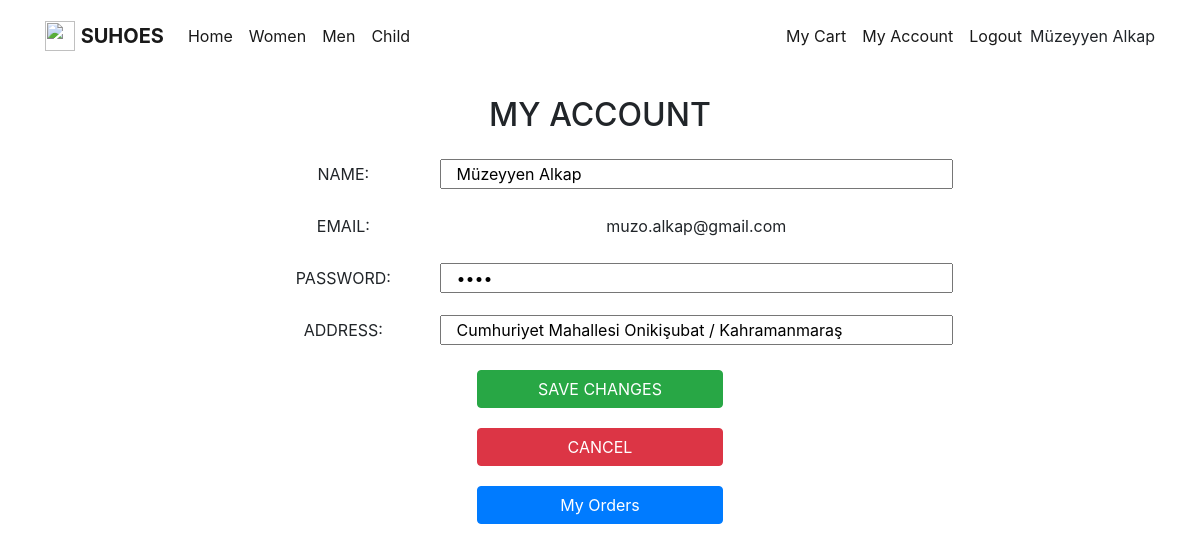
/my_account.php (signed in), run on the app's committed database.
### tables this page shows
CREATE TABLE `customers` (
  `customer_id` int(11) NOT NULL,
  `name` char(20) NOT NULL,
  `email` char(30) NOT NULL,
  `password` char(20) NOT NULL,
  `address` char(70) NOT NULL,
  `basket_id` int(11) NOT NULL
);

### my_account.php (the view, shortened to what this page needs)
<?php
	 include "config.php";
	?>
<!doctype html>
<html lang="en">
	<head>
		<link rel="stylesheet" href="https://stackpath.bootstrapcdn.com/bootstrap/4.3.1/css/bootstrap.min.css">
	</head>
	<body>
		<nav class="navbar navbar-expand-lg navbar-light dg-light">
			<div class="container">
				<a href="table.php" class="navbar-brand">
					<img src="heels.jpg" width="30" height="30" alt="" class="d-inline-block align-top">
					<b> SUHOES</b>
				</a>
				<div class="collapse navbar-collapse" id="navbarNav">
					<ul class="navbar-nav mr-auto" >
						<li class="nav-item active"><a class="nav-link" href="table.php">Home</a></li>
						<li class="nav-item active"><a class="nav-link" href="women.php">Women</a></li>
						<li class="nav-item active"><a class="nav-link" href="men.php">Men</a></li>
						<li class="nav-item active"><a class="nav-link" href="child.php">Child</a></li>
					</ul>
					<span class="navbar-text">
						<ul  class="navbar-nav mr-auto">
							<li class="nav-item active"><a class="nav-link" href="my_cart.php">My Cart</a></li>
							<li class="nav-item active"><a class="nav-link" href="my_account.php">My Account</a></li>
							<li class="nav-item active"><a class="nav-link" href="logout.php">Logout</a></li>
						</ul>
					</span>
				</div>
				<?php
					echo $_SESSION["name"];
				?>
			</div>
		</nav>
		<div>
		<br>
		<div class=" justify-content-md-center">
		<div style="text-align:center;" class="container text-center col-md-8 container">
		<h2>MY ACCOUNT</h2>
		<form action="change_acc.php" method="post">
			<?php
				$sql = "SELECT * FROM customers c WHERE c.customer_id = ".$_SESSION["id"] .";";
				$result = mysqli_query($db,$sql);
				$row = mysqli_fetch_assoc($result);
				$my_name = $row["name"];
				$my_email = $row["email"];
				$my_pass = $row["password"];
				$my_address = $row["address"];
			echo '<label class="col-md-3" for="name" style="margin-top:20px;">NAME:</label>' .
			'<input class="col-md-8" id="name" type="text" name="name" value="'.$my_name.'"> <br>' .
			'<label class="col-md-3" for="email" style="margin-top:20px;">EMAIL:</label>' .
			'<label class="col-md-8" id="email" type="text" name="email">'.$my_email.'</label> <br>' .
			'<label class="col-md-3" for="pass" style="margin-top:20px;">PASSWORD:</label>' .
			'<input class="col-md-8" id="pass" type="password" name="pass" value="'.$my_pass.'"> <br>' .
			'<label class="col-md-3" for="address" style="margin-top:20px;">ADDRESS:</label>' .
			'<input class="col-md-8" id="address" type="text-area" name="address" value="'.$my_address.'"> <br>' ;
			echo '<div class="container">';
			echo '<button type="submit" href="change_acc" class="btn btn-success col-md-4" style="margin-top:20px">SAVE CHANGES</button>';
			echo '</form>';
?>
		<form action="my_account.php">
			<button type="submit"  class="btn btn-danger col-md-4" style="margin-top:20px">CANCEL</button>
		</form>
		<form action="orders.php">
			<button type="submit" href="orders.php" class="btn btn-primary col-md-4" style="margin-top:20px">My Orders</button>
		</form>
		</div></div>
		</div>
	</body>
</html>

### data on the page
customers: name "Müzeyyen Alkap", email "muzo.alkap@gmail.com", address "Cumhuriyet Mahallesi Onikişubat / Kahramanmaraş"

### other printed values
$_SESSION["name"] "Müzeyyen Alkap"
